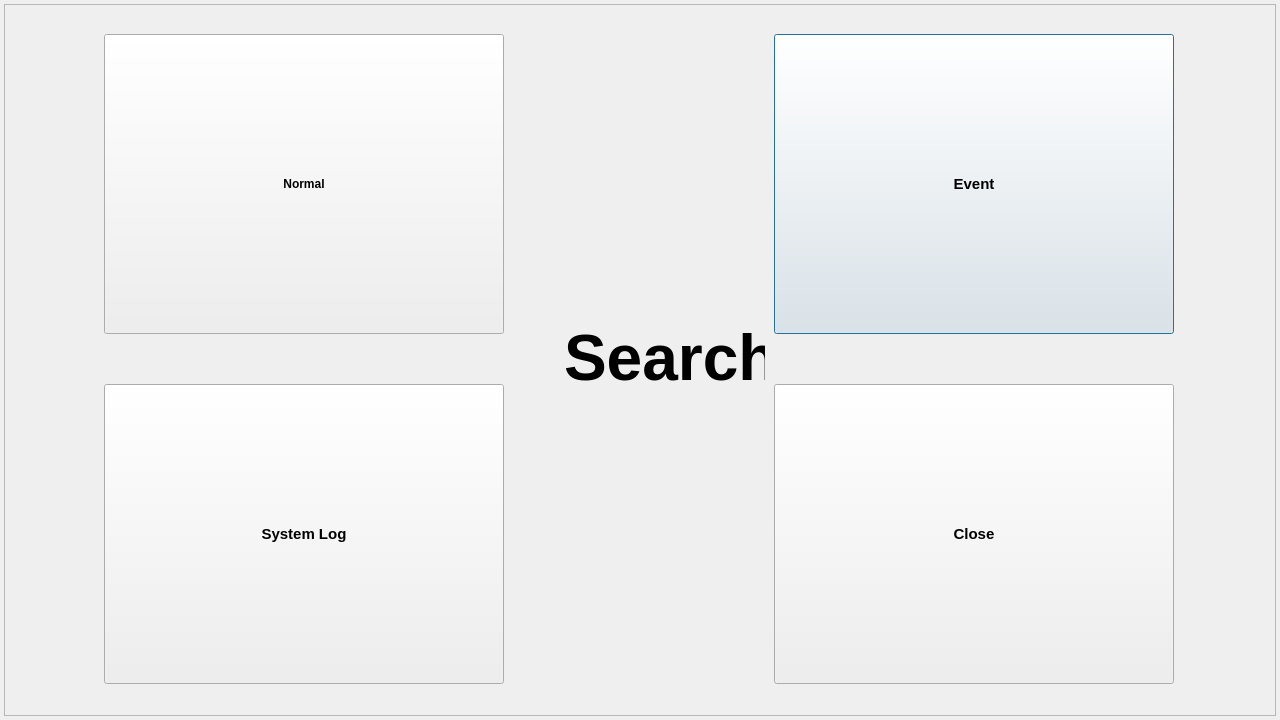
<?xml version="1.0" encoding="UTF-8"?>
<ui version="4.0">
 <class>SearchDialog</class>
 <widget class="QDialog" name="SearchDialog">
  <property name="enabled">
   <bool>true</bool>
  </property>
  <property name="geometry">
   <rect>
    <x>0</x>
    <y>0</y>
    <width>1280</width>
    <height>720</height>
   </rect>
  </property>
  <property name="windowTitle">
   <string/>
  </property>
  <property name="sizeGripEnabled">
   <bool>false</bool>
  </property>
  <property name="modal">
   <bool>false</bool>
  </property>
  <widget class="QFrame" name="frame">
   <property name="geometry">
    <rect>
     <x>4</x>
     <y>4</y>
     <width>1272</width>
     <height>712</height>
    </rect>
   </property>
   <property name="frameShape">
    <enum>QFrame::StyledPanel</enum>
   </property>
   <property name="frameShadow">
    <enum>QFrame::Raised</enum>
   </property>
   <widget class="QPushButton" name="buttonEvent">
    <property name="enabled">
     <bool>true</bool>
    </property>
    <property name="geometry">
     <rect>
      <x>770</x>
      <y>30</y>
      <width>400</width>
      <height>300</height>
     </rect>
    </property>
    <property name="minimumSize">
     <size>
      <width>300</width>
      <height>300</height>
     </size>
    </property>
    <property name="font">
     <font>
      <pointsize>11</pointsize>
      <weight>75</weight>
      <italic>false</italic>
      <bold>true</bold>
     </font>
    </property>
    <property name="text">
     <string>Event</string>
    </property>
    <property name="flat">
     <bool>false</bool>
    </property>
   </widget>
   <widget class="QPushButton" name="buttonNormal">
    <property name="geometry">
     <rect>
      <x>100</x>
      <y>30</y>
      <width>400</width>
      <height>300</height>
     </rect>
    </property>
    <property name="minimumSize">
     <size>
      <width>300</width>
      <height>300</height>
     </size>
    </property>
    <property name="font">
     <font>
      <weight>75</weight>
      <bold>true</bold>
     </font>
    </property>
    <property name="text">
     <string>Normal</string>
    </property>
   </widget>
   <widget class="QPushButton" name="buttonClose">
    <property name="enabled">
     <bool>true</bool>
    </property>
    <property name="geometry">
     <rect>
      <x>770</x>
      <y>380</y>
      <width>400</width>
      <height>300</height>
     </rect>
    </property>
    <property name="minimumSize">
     <size>
      <width>300</width>
      <height>300</height>
     </size>
    </property>
    <property name="font">
     <font>
      <pointsize>11</pointsize>
      <weight>75</weight>
      <italic>false</italic>
      <bold>true</bold>
     </font>
    </property>
    <property name="text">
     <string>Close</string>
    </property>
   </widget>
   <widget class="QLabel" name="labelSearch">
    <property name="geometry">
     <rect>
      <x>560</x>
      <y>323</y>
      <width>201</width>
      <height>61</height>
     </rect>
    </property>
    <property name="font">
     <font>
      <pointsize>48</pointsize>
      <weight>75</weight>
      <italic>false</italic>
      <bold>true</bold>
     </font>
    </property>
    <property name="text">
     <string>Search</string>
    </property>
   </widget>
   <widget class="QPushButton" name="buttonLog">
    <property name="enabled">
     <bool>true</bool>
    </property>
    <property name="geometry">
     <rect>
      <x>100</x>
      <y>380</y>
      <width>400</width>
      <height>300</height>
     </rect>
    </property>
    <property name="minimumSize">
     <size>
      <width>300</width>
      <height>300</height>
     </size>
    </property>
    <property name="font">
     <font>
      <pointsize>11</pointsize>
      <weight>75</weight>
      <italic>false</italic>
      <bold>true</bold>
     </font>
    </property>
    <property name="text">
     <string>System Log</string>
    </property>
    <property name="flat">
     <bool>false</bool>
    </property>
   </widget>
  </widget>
 </widget>
 <resources/>
 <connections/>
</ui>
